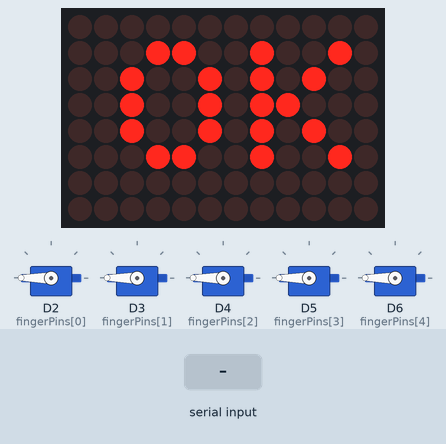
The sketch below on a simulated Arduino Uno R4 WiFi. Shown: 12×8 LED matrix, 5 × servo. The test bench sets the inputs (shaded band).

Above: at 1.2 s.
1.3 s: "1" received over Serial
At 2.2 s:
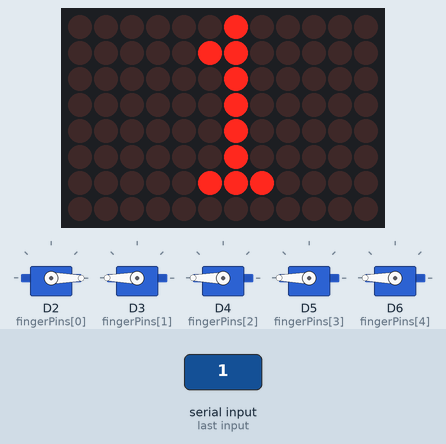
2.8 s: "2" received over Serial
At 3.3 s:
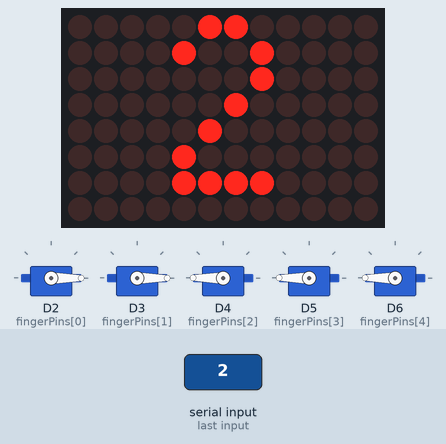
4.3 s: "1" received over Serial
At 5.7 s:
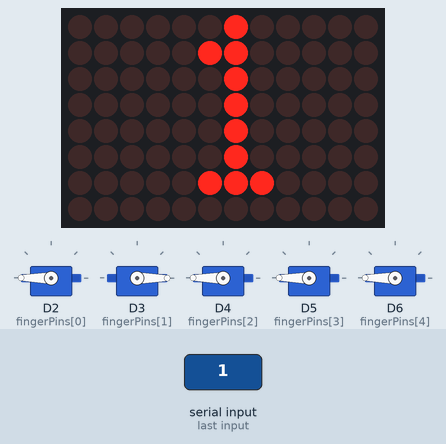
Timing chart, 0 to 7.3 s (numbered marks = the images above; inputs shaded):
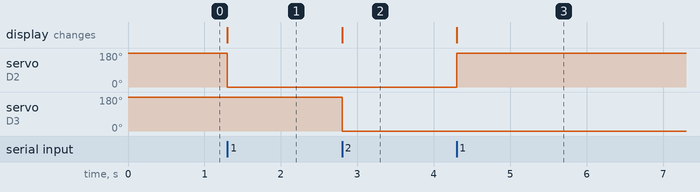

The sketch:

buttontest.ino
```cpp
#include <Servo.h>
#include "Arduino_LED_Matrix.h"

Servo fingers[5];
int fingerPins[] = {2, 3, 4, 5, 6};

bool fingerState[5] = {false, false, false, false, false};

ArduinoLEDMatrix matrix;

uint8_t numFrames[5][8][12] = {
  {
    {0,0,0,0,0,0,1,0,0,0,0,0},
    {0,0,0,0,0,1,1,0,0,0,0,0},
    {0,0,0,0,0,0,1,0,0,0,0,0},
    {0,0,0,0,0,0,1,0,0,0,0,0},
    {0,0,0,0,0,0,1,0,0,0,0,0},
    {0,0,0,0,0,0,1,0,0,0,0,0},
    {0,0,0,0,0,1,1,1,0,0,0,0},
    {0,0,0,0,0,0,0,0,0,0,0,0}
  },
  {
    {0,0,0,0,0,1,1,0,0,0,0,0},
    {0,0,0,0,1,0,0,1,0,0,0,0},
    {0,0,0,0,0,0,0,1,0,0,0,0},
    {0,0,0,0,0,0,1,0,0,0,0,0},
    {0,0,0,0,0,1,0,0,0,0,0,0},
    {0,0,0,0,1,0,0,0,0,0,0,0},
    {0,0,0,0,1,1,1,1,0,0,0,0},
    {0,0,0,0,0,0,0,0,0,0,0,0}
  },
  {
    {0,0,0,0,0,1,1,0,0,0,0,0},
    {0,0,0,0,1,0,0,1,0,0,0,0},
    {0,0,0,0,0,0,1,0,0,0,0,0},
    {0,0,0,0,0,1,1,0,0,0,0,0},
    {0,0,0,0,0,0,0,1,0,0,0,0},
    {0,0,0,0,1,0,0,1,0,0,0,0},
    {0,0,0,0,0,1,1,0,0,0,0,0},
    {0,0,0,0,0,0,0,0,0,0,0,0}
  },
  {
    {0,0,0,0,0,0,1,0,0,0,0,0},
    {0,0,0,0,0,1,1,0,0,0,0,0},
    {0,0,0,0,1,0,1,0,0,0,0,0},
    {0,0,0,1,0,0,1,0,0,0,0,0},
    {0,0,0,1,1,1,1,1,0,0,0,0},
    {0,0,0,0,0,0,1,0,0,0,0,0},
    {0,0,0,0,0,0,1,0,0,0,0,0},
    {0,0,0,0,0,0,0,0,0,0,0,0}
  },
  {
    {0,0,0,0,1,1,1,1,0,0,0,0},
    {0,0,0,0,1,0,0,0,0,0,0,0},
    {0,0,0,0,1,1,1,0,0,0,0,0},
    {0,0,0,0,0,0,0,1,0,0,0,0},
    {0,0,0,0,0,0,0,1,0,0,0,0},
    {0,0,0,0,1,0,0,1,0,0,0,0},
    {0,0,0,0,0,1,1,0,0,0,0,0},
    {0,0,0,0,0,0,0,0,0,0,0,0}
  }
};

uint8_t okFrame[8][12] = {
  {0,0,0,0,0,0,0,0,0,0,0,0},
  {0,0,0,1,1,0,0,1,0,0,1,0},
  {0,0,1,0,0,1,0,1,0,1,0,0},
  {0,0,1,0,0,1,0,1,1,0,0,0},
  {0,0,1,0,0,1,0,1,0,1,0,0},
  {0,0,0,1,1,0,0,1,0,0,1,0},
  {0,0,0,0,0,0,0,0,0,0,0,0},
  {0,0,0,0,0,0,0,0,0,0,0,0}
};

void setup() {
  Serial.begin(9600);
  matrix.begin();
  matrix.renderBitmap(okFrame, 8, 12);

  for (int i = 0; i < 5; i++) {
    fingers[i].attach(fingerPins[i]);
    fingers[i].write(180);
  }
}

void loop() {
  if (Serial.available() > 0) {
    char incomingByte = Serial.read();

    // 1-5: Normal Toggle Mode
    if (incomingByte >= '1' && incomingByte <= '5') {
      int fingerIndex = incomingByte - '1';

      if (fingerIndex >= 0 && fingerIndex <= 4) {
        if (fingerState[fingerIndex] == false) {
          fingers[fingerIndex].write(0);
          fingerState[fingerIndex] = true;
        } else {
          fingers[fingerIndex].write(180);
          fingerState[fingerIndex] = false;
        }
        matrix.renderBitmap(numFrames[fingerIndex], 8, 12);
      }
    }
    // turbo
    else if (incomingByte >= 'a' && incomingByte <= 'e') {
      int fingerIndex = incomingByte - 'a';

      if (fingerIndex >= 0 && fingerIndex <= 4) {
        matrix.renderBitmap(numFrames[fingerIndex], 8, 12);

        fingers[fingerIndex].write(0);
        delay(250);
        fingers[fingerIndex].write(180);
        delay(250);
        fingers[fingerIndex].write(0);

        fingerState[fingerIndex] = true;
      }
    }
  }
}
```

Measured:
- after the input at 1.3 s, servo on D2 (fingerPins[0]): 180° → 0° at once; the display: changes at once (image 1)
- after the input at 2.8 s, servo on D3 (fingerPins[1]): 180° → 0° at once; the display: changes at once (image 2)
- after the input at 4.3 s, servo on D2 (fingerPins[0]): 0° → 180° at once; the display: changes at once (image 3)
